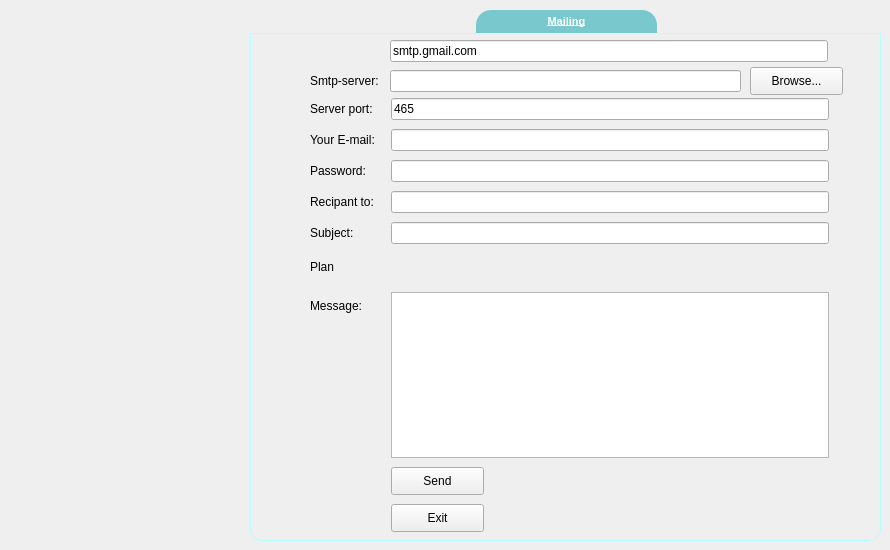
      <widget class="QWidget" name="tab_4">
       <attribute name="title">
        <string>mailing</string>
       </attribute>
       <widget class="QGroupBox" name="groupBox_2">
        <property name="geometry">
         <rect>
          <x>250</x>
          <y>10</y>
          <width>631</width>
          <height>531</height>
         </rect>
        </property>
        <property name="font">
         <font>
          <pointsize>-1</pointsize>
          <weight>75</weight>
          <bold>true</bold>
          <underline>true</underline>
         </font>
        </property>
        <property name="styleSheet">
         <string notr="true">QGroupBox {
    border: 1px solid gray;
    border-color: rgb(180, 255, 255);
    margin-top: 23px;
    font-size: 11px;
    border-bottom-left-radius: 12px;
    border-bottom-right-radius: 12px;
}

QGroupBox::title {
    subcontrol-origin: margin;
    subcontrol-position: top center;
    border-top-left-radius: 15px;
    border-top-right-radius: 15px;
    padding: 5px 70px;
    background-color: rgb(120, 200, 205);
    color: rgb(255, 255, 255);
}</string>
        </property>
        <property name="title">
         <string>Mailing</string>
        </property>
        <widget class="QLabel" name="label_15">
         <property name="geometry">
          <rect>
           <x>60</x>
           <y>181</y>
           <width>70</width>
           <height>22</height>
          </rect>
         </property>
         <property name="text">
          <string>Recipant to:</string>
         </property>
        </widget>
        <widget class="QLineEdit" name="file">
         <property name="geometry">
          <rect>
           <x>140</x>
           <y>60</y>
           <width>351</width>
           <height>22</height>
          </rect>
         </property>
         <property name="readOnly">
          <bool>true</bool>
         </property>
        </widget>
        <widget class="QPushButton" name="sendBtn">
         <property name="geometry">
          <rect>
           <x>141</x>
           <y>457</y>
           <width>93</width>
           <height>28</height>
          </rect>
         </property>
         <property name="text">
          <string>Send</string>
         </property>
        </widget>
        <widget class="QPushButton" name="exitBtn">
         <property name="geometry">
          <rect>
           <x>141</x>
           <y>494</y>
           <width>93</width>
           <height>28</height>
          </rect>
         </property>
         <property name="text">
          <string>Exit</string>
         </property>
        </widget>
        <widget class="QLineEdit" name="server">
         <property name="geometry">
          <rect>
           <x>140</x>
           <y>30</y>
           <width>438</width>
           <height>22</height>
          </rect>
         </property>
         <property name="text">
          <string>smtp.gmail.com</string>
         </property>
        </widget>
        <widget class="QLabel" name="label_10">
         <property name="geometry">
          <rect>
           <x>60</x>
           <y>88</y>
           <width>69</width>
           <height>22</height>
          </rect>
         </property>
         <property name="text">
          <string>Server port:</string>
         </property>
        </widget>
        <widget class="QLineEdit" name="paswd">
         <property name="geometry">
          <rect>
           <x>141</x>
           <y>150</y>
           <width>438</width>
           <height>22</height>
          </rect>
         </property>
         <property name="inputMask">
          <string/>
         </property>
         <property name="echoMode">
          <enum>QLineEdit::Password</enum>
         </property>
        </widget>
        <widget class="QPushButton" name="browseBtn">
         <property name="geometry">
          <rect>
           <x>500</x>
           <y>57</y>
           <width>93</width>
           <height>28</height>
          </rect>
         </property>
         <property name="text">
          <string>Browse...</string>
         </property>
        </widget>
        <widget class="QLineEdit" name="uname">
         <property name="geometry">
          <rect>
           <x>141</x>
           <y>119</y>
           <width>438</width>
           <height>22</height>
          </rect>
         </property>
        </widget>
        <widget class="QLabel" name="label_17">
         <property name="geometry">
          <rect>
           <x>60</x>
           <y>243</y>
           <width>25</width>
           <height>28</height>
          </rect>
         </property>
         <property name="text">
          <string>Plan</string>
         </property>
        </widget>
        <widget class="QLabel" name="label_21">
         <property name="geometry">
          <rect>
           <x>60</x>
           <y>282</y>
           <width>54</width>
           <height>28</height>
          </rect>
         </property>
         <property name="text">
          <string>Message:</string>
         </property>
        </widget>
        <widget class="QLabel" name="label_2">
         <property name="geometry">
          <rect>
           <x>60</x>
           <y>60</y>
           <width>91</width>
           <height>22</height>
          </rect>
         </property>
         <property name="text">
          <string>Smtp-server:</string>
         </property>
        </widget>
        <widget class="QLineEdit" name="subject">
         <property name="geometry">
          <rect>
           <x>141</x>
           <y>212</y>
           <width>438</width>
           <height>22</height>
          </rect>
         </property>
        </widget>
        <widget class="QLineEdit" name="rcpt">
         <property name="geometry">
          <rect>
           <x>141</x>
           <y>181</y>
           <width>438</width>
           <height>22</height>
          </rect>
         </property>
        </widget>
        <widget class="QPlainTextEdit" name="msg">
         <property name="geometry">
          <rect>
           <x>141</x>
           <y>282</y>
           <width>438</width>
           <height>166</height>
          </rect>
         </property>
        </widget>
        <widget class="QLabel" name="label_16">
         <property name="geometry">
          <rect>
           <x>60</x>
           <y>212</y>
           <width>48</width>
           <height>22</height>
          </rect>
         </property>
         <property name="text">
          <string>Subject:</string>
         </property>
        </widget>
        <widget class="QLineEdit" name="port">
         <property name="geometry">
          <rect>
           <x>141</x>
           <y>88</y>
           <width>438</width>
           <height>22</height>
          </rect>
         </property>
         <property name="text">
          <string>465</string>
         </property>
        </widget>
        <widget class="QLabel" name="label_13">
         <property name="geometry">
          <rect>
           <x>60</x>
           <y>119</y>
           <width>71</width>
           <height>22</height>
          </rect>
         </property>
         <property name="text">
          <string>Your E-mail:</string>
         </property>
        </widget>
        <widget class="QLabel" name="label_14">
         <property name="geometry">
          <rect>
           <x>60</x>
           <y>150</y>
           <width>59</width>
           <height>22</height>
          </rect>
         </property>
         <property name="text">
          <string>Password:</string>
         </property>
        </widget>
       </widget>
      </widget>
